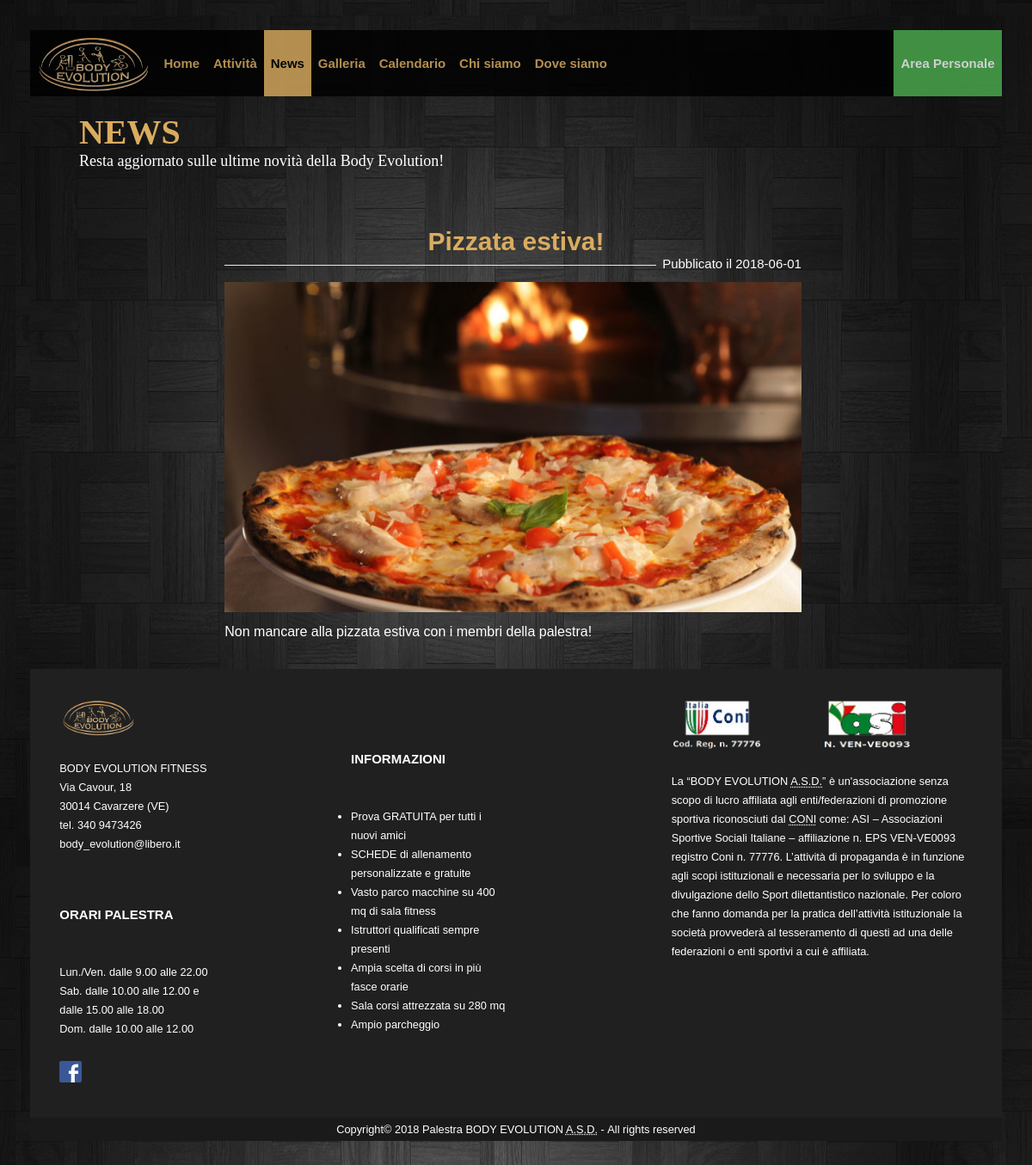
Page /PHP/News.php on the committed database.
### tables this page shows
CREATE TABLE `news` (
  `Titolo` varchar(50) NOT NULL,
  `Data` date NOT NULL,
  `Immagine` varchar(50) NOT NULL,
  `Descrizione` text NOT NULL
);

### PHP/config.php (called while the page is built, shortened)
<?php
function query($sql) {
    global $connessione;
    $res = mysqli_query($connessione, $sql);
    return $res;
}
?>

### PHP/News.php (the view, shortened to what this page needs)
<?php
	require_once('config.php');
    require_once('printHeader.php');
    $foot = file_get_contents("../Templates/footer.txt");
	$logout = "<a id=\"logoutButton\" title=\"Effettua il logout\" href=\"logout.php\"><span lang=\"en\">Logout</span></a>";
	$login = "<a id=\"panelButton\" title=\"Effettua il login\" href=\"areaPersonale.php\">Area Personale</a>";
	$adminPanel = "<a id=\"panelButton\" title=\"Vai al pannello amministratore\" href=\"adminPanel.php\"><span lang=\"en\">Admin Panel</span></a>";
	$userPanel = "<a id=\"panelButton\" title=\"Vai al pannello utente\" href=\"userPanel.php\"><span lang=\"en\">User Panel</span></a>";
	$closediv = "</div>";
	$closebody = "</body>";
	$closehtml = "</html>";
	if(isset($_SESSION['user_code']) && $_SESSION['user_type'] == 'admin') {
		echo $logout;
		echo $adminPanel;
	} else if(isset($_SESSION['user_code']) && $_SESSION['user_type'] == 'user') {
		echo $logout;
		echo $userPanel;
	} else {
		echo $login;
	}
	echo $closediv;
	echo $closediv;
	$title = "<div id=\"corpo\">
				<div id=\"Presentazione\">
					<h1 id=\"titoloPagina\"><span lang=\"en\">NEWS</span></h1>
					<p>Resta aggiornato sulle ultime novità della <span lang=\"en\">Body Evolution</span>!</p>
				</div>";
	echo $title;
	$query = query("
		SELECT Titolo, Data, Immagine, Descrizione
		FROM news;
	");
	while($row = mysqli_fetch_assoc($query)) {
		$stampa = "<div class=\"newscont\">
						<h2 class=\"titlenews\"> ".$row['Titolo']." </h2>
						<div class=\"corpopos\">
							<p class=\"pubblicazione\">Pubblicato il ".$row['Data']."</p>
							<img class=\"imgnews\" src=\"../Uploads/upNews/".$row['Immagine']."\" alt=\"Immagine della news\" />
							<p class=\"textnews\"> ".$row['Descrizione']." </p>
							<div class=\"separator\"></div>
						</div>
					</div>";
		echo $stampa;
	}
	echo $closediv;
	echo $foot;
	echo $closebody;
	echo $closehtml;
?>

### CSS/Desktop.css (style rules this page uses)
* { padding: 0; margin: 0; }
html, body { margin: 0; padding: 0; font-size: 100%; font-family: Verdana, Arial, Helvetica, sans-serif; background-color: #323232; margin:1.5%; background-image: url("../IMAGES/sfondo.jpg"); }
.Menu a { float: left; display: block; color: #DAAC5E; text-align: center; font-weight: bold; padding: 2em 0.53em; text-decoration: none; width: auto; }
#panelButton { background-color: #4CAF50; float: right; color: white; }
#Footer { font-size: 0.8em; line-height: 22px; color: white; background-color: rgb(32,32,32); overflow: hidden; clear: both; }
#Footer h2 { font-size: 15px; margin-top: 4em; margin-bottom: 3em; }
.blocco { display: block; }
#footersx { float: left; padding: 3%; width: 22%; }
#logofooter { margin-bottom: 1.5em; width: 50%; }
#logofacebook { width: 2em; margin-top: 2em; }
#footercx { float: left; padding: 3%; margin-left: 8%; width: 22%; }
#footercx ul { margin-left: 0; padding-left: 0; }
#footerdx { float: right; padding: 3%; width: 37%; }
#Coni { float: left; width: 30%; margin-bottom: 1.5em; }
#asi { width: 30%; margin-left: 20%; margin-bottom: 1.5em; }
#footerbottom { padding: 0.2em; clear: both; background-color: rgb(26,26,26); text-align: center; }
.separator { overflow: hidden; position:relative; display:block; height:1px; background-color: #eaeaea; margin:10px 0; }
#Presentazione { color: #DAAC5E; width:95%; font-family: Verdana; position: relative; font-size: 18px; text-align: left; left: 5%; margin-top: 1em; margin-bottom: 1em; }
#Presentazione p { color:white; }
#titoloPagina { font-size: 40px; }
.newscont { float:left; width:60%; margin:3% 20%; }
.titlenews { text-align:center; margin:2%; margin-bottom:0%; color:#DAAC5E; font-size: 30px; }
.pubblicazione { float:right; margin:0 1%; color:white; font-size: 15px; }
.imgnews { float:left; margin:2% 0; width:99%; overflow: hidden; height:24em; object-fit: cover; }
.corpopos { float:left; width:100%; }
.textnews { float:left; margin:0; text-align: justify; width:100%; color:white; }
*,:after,:before { box-sizing:border-box; }
a { color:inherit; text-decoration:none; }

### CSS/Tablet.css (style rules this page uses)
.Menu a { display: none; padding: 1em 0.64em; }
#Footer h2 { margin: 0; }
#footersx h2 { margin-top: 2em; }
#footercx { width: 32%; }
#footercx h2 { margin-bottom: 1em; }
#logofooter, #Coni, #asi { display: none; }
.newscont { width:96%; margin:3% 2%; }

### CSS/Mobile.css (style rules this page uses)
.Menu a { display: none; padding: 1em 0.64em; }
#Footer { position: relative; }
#Footer h2 { margin-top: 6%; margin-bottom: 0; }
#footersx { float: none; width: 95%; }
#footercx { float: none; width: 95%; margin-left: 0; }
#footercx h2 { margin-top: 0; }
#footercx ul { margin-left: 4%; }
#footerdx { display: none; }
#logofacebook { width:4em; margin:0; position: absolute; top:15px; right:15px; }
#logofooter, #Coni, #asi { display: none; }
.newscont { width:96%; margin:3% 2%; }
.imgnews { height:14em; }

### CSS/Print.css (style rules this page uses)
html, body { font-size: 12pt; max-width: 1024px; margin: auto; font-family: "Times New Roman", Times, serif; text-align: justify; position: relative; width: 100%; }
.Menu, .sandwich, #user, #saltaMenu, #logofooter, #logofacebook, .container, .logo, #Coni, #asi { display: none; }
#titoloPagina { font-size: 22px; margin-bottom:-15px; }
.printablefooter { font-size: 14pt; font-weight: bold; margin-bottom:-15px; }
#footerdx { font-size: 10pt; }
#Footer h2 { margin-bottom: -15px; }
.separator { display: none; }
.imgnews { display: none; }
.titlenews { margin-bottom:-15px; }
.pubblicazione { font-size: 12pt; }

### rows in the picture
news: Titolo "Pizzata estiva!", Data "2018-06-01", Immagine (picture), Descrizione "Non mancare alla pizzata estiva con i membri della palestra!"
